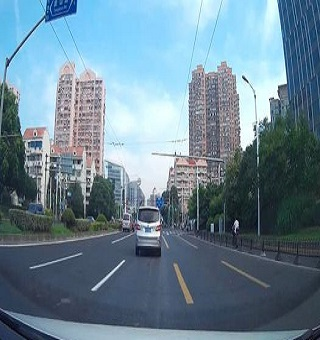
%> input picture 行车图像.jpg, 320 x 340 px
$ octave --eval "result = hsi(imread('行车图像.jpg'));"   (GNU Octave 9; MATLAB toolbox functions it lacks are replaced by stand-ins)
%> lines starting %> are read from the running program, lines starting %| are printed output that depends on the picture
%转换为HSI图像
function hsi=hsi(Image)
Image=im2double(Image);
R=Image(:,:,1);
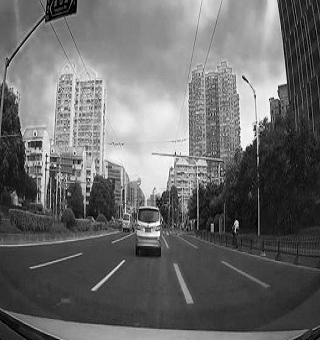
%> R: size 340x320 double; min 0, max 1, mean 0.417
G=Image(:,:,2);
B=Image(:,:,3);
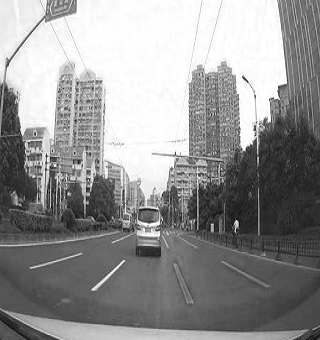
%> B: size 340x320 double; min 0.0353, max 1, mean 0.575

st=0.5*((R-G)+(R-B));%theta分子
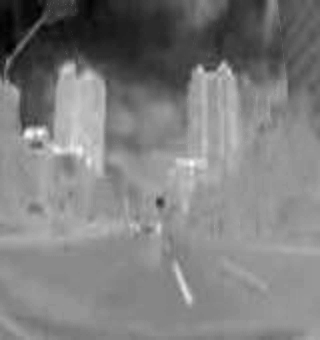
%> st: size 340x320 double; min -0.482, max 0.229, mean -0.127; drawn with min black and max white
sx=sqrt((R-G).^2+(R-B).*(G-B));%theta分母
theta=acos(st./sx);
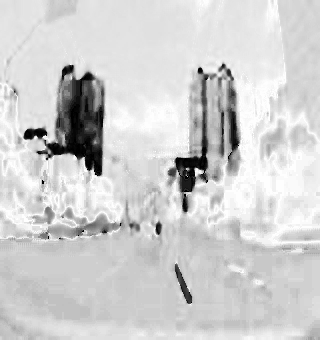
%> theta: size 340x320 double; 0.07% of the values are NaN or infinite; the others: min 0, max 3.14, mean 2.56; drawn with min black, max white, NaN and infinite black
H=theta;
H(B>G)=2*pi-H(B>G);
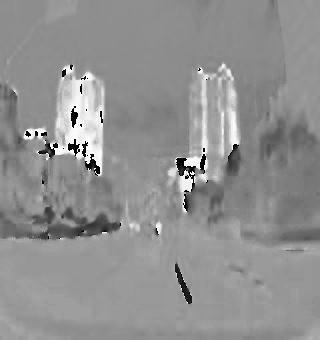
%> H: size 340x320 double; 0.07% of the values are NaN or infinite; the others: min 0, max 6.27, mean 3.57; drawn with min black, max white, NaN and infinite black
H=H/(2*pi);
min_RGB=min(min(R,G),B);
RGB=R+G+B;
S=1-3.*min_RGB./RGB;
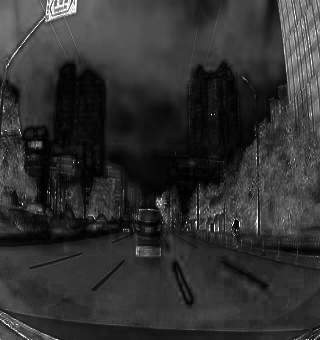
%> S: size 340x320 double; min 0, max 1, mean 0.194
H(S==0)=0;
%> H: size 340x320 double; min 0, max 0.997, mean 0.568
I=RGB/3;
imshow(H);
title('H分量');
figure
imshow(S);
title('S分量');
figure
imshow(I);
title('I分量');
save dat H S I;
load dat H S I;
hsi=cat(3,H,S,I);
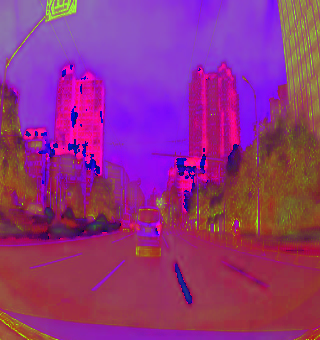
%> hsi: size 340x320x3 double; mean R, G, B 0.568, 0.194, 0.502

$ run again, on prescan.png
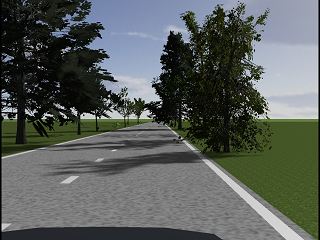
%> input picture prescan.png, 320 x 240 px
%> in hsi, `S=1-3.*min_RGB./RGB;`:
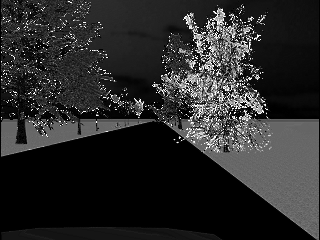
%> S: size 240x320 double; 1.6% of the values are NaN or infinite; the others: min 0, max 1, mean 0.165; drawn with min black, max white, NaN and infinite black
%> hsi: size 240x320x3 double; 1.06% of the values are NaN or infinite; the others: min 0, max 1, mean 0.266
